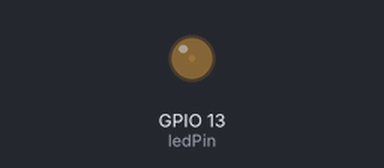
Simulated run of this program. Board: ESP32 board running MicroPython. Parts: output pins drawn as LEDs (lit = HIGH).

Above: at 0.05 s.
At 0.8 s:
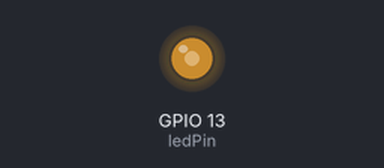
At 1.3 s:
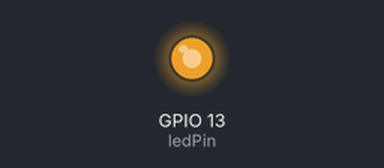
At 2.6 s:
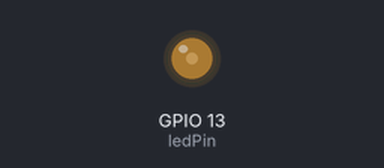
Timing chart, 0 to 6.9 s (numbered marks = the images above):
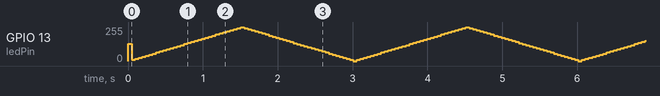

The program:

diy8_2.py
```python
# -*- coding: utf-8 -*-

"""
   程式說明請參閱8-13頁
"""

from machine import Pin,Timer,PWM

ledPin = Pin(13, Pin.OUT)  # D7
LED = PWM(ledPin,1000)
step = 32
_duty = 0
ms = round(1500 / step)

def breath(t):
    global _duty,step

    _duty += step

    if _duty > 1023:
        _duty = 1023
        step *= -1

    if _duty < 0:
        _duty = 0
        step *= -1

    LED.duty(_duty)

tim = Timer(-1)
tim.init(period=ms,mode=Timer.PERIODIC, callback=breath)

try:
   while True:
     pass
except:
   tim.deinit()
   LED.deinit()
   ledPin.value(0)
   print('stopped!')
```
